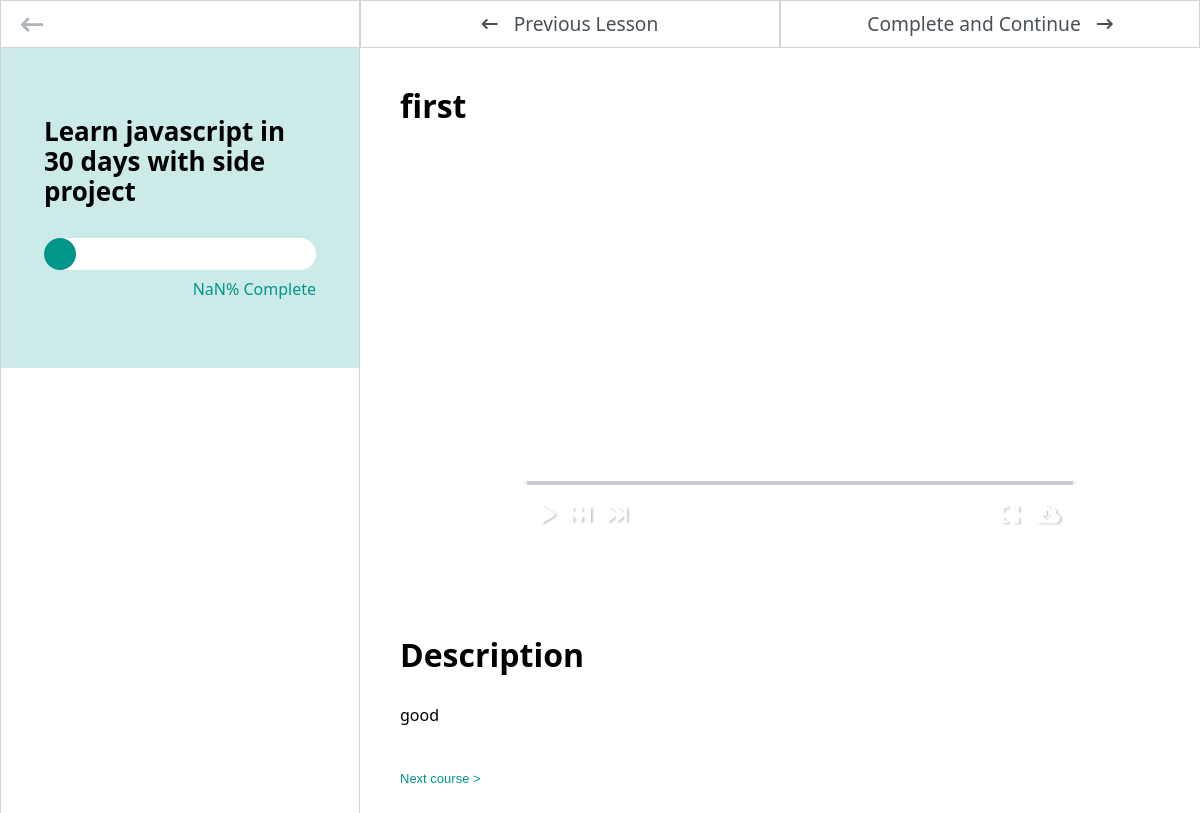
Page /cours/javascript/ on the earlier database version.
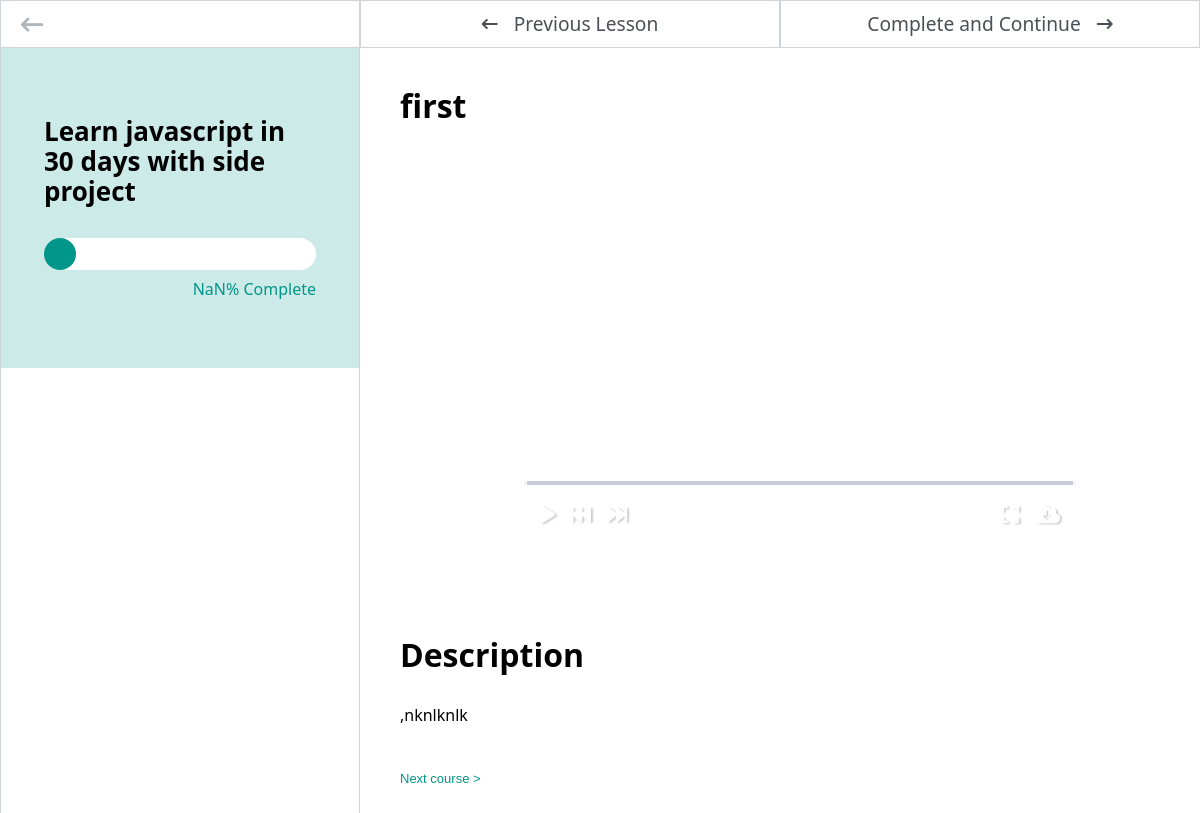
Same page on the later database version.
### compte/models.py (models this page shows)
class Video_cour(models.Model):
    type=models.CharField(max_length=100,primary_key=True)
    title1 = models.CharField(max_length=100)
    description1 = models.TextField()
    video1 = models.FileField(upload_to='videos/')
    title2 = models.CharField(max_length=100)
    description2 = models.TextField()
    video2 = models.FileField(upload_to='videos/')
    title3 = models.CharField(max_length=100)
    description3 = models.TextField()
    video3= models.FileField(upload_to='videos/')
    title4 = models.CharField(max_length=100)
    description4 = models.TextField()
    video4 = models.FileField(upload_to='videos/')
    title5 = models.CharField(max_length=100)
    description5 = models.TextField()
    video5 = models.FileField(upload_to='videos/')
    name_all = models.ForeignKey(cour, on_delete=models.CASCADE)

### compte/views.py (the view)
# urls.py: path('cours/<str:slug>/',views.cours,name="cours")
def cours(request,slug):
  cour1= get_object_or_404(Video_cour,name_all=slug)
  return render(request,'watch.html',context={"cour":cour1})

### compte/templates/watch.html (shortened to what this page needs)
{% load static %}
<!DOCTYPE html>
<html lang="en">
    <head>
        <link rel="stylesheet" href="{% static 'css/watch.css' %}" />
        <link rel="stylesheet" href="{% static 'css/normalize.css' %}" />
        <link rel="stylesheet" href="{% static 'css/style.css'%}" />
        <link rel="stylesheet"
            href="https://cdnjs.cloudflare.com/ajax/libs/font-awesome/6.4.0/css/all.min.css"
 />
    </head>
    <body>
        <main>
            <header>
                <div class="steps">
                    <div class="steps-back">
                        <i class="fa-solid fa-arrow-left-long"></i>
                    </div>
                </div>
                <div class="move">
                    <div class="move-back">
                        <i class="fa-solid fa-arrow-left-long"></i>
                        Previous Lesson
                    </div>
                    <div class="move-next">
                        Complete and Continue
                        <i class="fa-solid fa-arrow-right-long"></i>
                    </div>
                </div>
            </header>
            <section class="details">
                <section class="details-steps">
                    <div class="details-about">
                        <h1>
                            Learn javascript in 30 days with side project
                        </h1>
                        <div class="details-about-progress">
                            <div class="progress"></div>
                            <span>0% Complete</span>
                        </div>
                    </div>
                </section>
                <div class="infos">
                    <section class="details-info" aria-hidden="false" data-number="1">
                        <h1>{{cour.title1}}</h1>
                        <div class="videoBox">
                            <video onclick="play(event)"
                                src="{{cour.video1.url}}"
                                id="video"></video>
                            <div class="controls">
                                <div class="timeline">
                                    <div class="bar">
                                    </div>
                                </div>
                                <div class="timeline-controle">
                                    <div class="timeline-controle-left">
                                        <button onclick="play(event)"><i
                                                class="fa fa-play"></i></button>
                                        <button onclick="rewind(event)"><i
                                                class="fa fa-fast-backward"></i></button>
                                        <button onclick="forward(event)"><i
                                                class="fa fa-fast-forward"></i></button>
                                    </div>
                                    <div class="timeline-controle-right">
                                        <button onclick="fullScreen(event)"><i
                                                class="fa fa-expand"></i></button>
                                        <button onclick="download(event)"><i
                                                class="fa fa-cloud-download"></i></button>
                                    </div>
                                </div>
                            </div>
                        </div>
                        <div class="description">
                            <h1>Description</h1>
                            <p>{{cour.description1}}</p>
                            <button class="next-course">Next course ></button>
                        </div>
                    </section>
                </div>
            </section>
        </main>
    </body>
</html>

### static/css/style.css (style rules this page uses)
:root { --bs-blue: #0d6efd; --bs-indigo: #6610f2; --bs-purple: #6f42c1; --bs-pink: #d63384; --bs-red: #dc3545; --bs-orange: #fd7e14; --bs-yellow: #ffc107; --bs-green: #198754; --bs-teal: #20c997; --bs-cyan: #0dcaf0; --bs-black: #000; --bs-white: #fff; --bs-gray: #6c757d; --bs-gray-dark: #343a40; --bs-gray-100: #f8f9fa; --bs-gray-200: #e9ecef; --bs-gray-300: #dee2e6; --bs-gray-400: #ced4da; --bs-gray-500: #adb5bd; --bs-gray-600: #6c757d; --bs-gray-700: #495057; --bs-gray-800: #343a40; --bs-gray-900: #212529; --bs-primary: #0d6efd; --bs-secondary: #6c757d; --bs-success: #198754; --bs-info: #0dcaf0; --bs-warning: #ffc107; --bs-danger: #dc3545; --bs-light: #f8f9fa; --bs-dark: #212529; --bs-primary-rgb: 13, 110, 253; --bs-secondary-rgb: 108, 117, 125; --bs-success-rgb: 25, 135, 84; --bs-info-rgb: 13, 202, 240; --bs-warning-rgb: 255, 193, 7; --bs-danger-rgb: 220, 53, 69; --bs-light-rgb: 248, 249, 250; --bs-dark-rgb: 33, 37, 41; --bs-white-rgb: 255, 255, 255; --bs-black-rgb: 0, 0, 0; --bs-body-color-rgb: 33, 37, 41; --bs-body-bg-rgb: 255, 255, 255; --bs-font-sans-serif: system-ui, -apple-system, "Segoe UI", Roboto, "Helvetica Neue", "Noto Sans", "Liberation Sans", Arial, sans-serif, "Apple Color Emoji", "Segoe UI Emoji", "Segoe UI Symbol", "Noto Color Emoji"; --bs-font-monospace: SFMono-Regular, Menlo, Monaco, Consolas, "Liberation Mono", "Courier New", monospace; --bs-gradient: linear-gradient( 180deg, hsla(0, 0%, 100%, 0.15), hsla(0, 0%, 100%, 0) ); --bs-body-font-family: var(--bs-font-sans-serif); --bs-body-font-size: 1rem; --bs-body-font-weight: 400; --bs-body-line-height: 1.5; --bs-body-color: #212529; --bs-body-bg: #fff; --bs-border-width: 1px; --bs-border-style: solid; --bs-border-color: #dee2e6; --bs-border-color-translucent: rgba(0, 0, 0, 0.175); --bs-border-radius: 0.375rem; --bs-border-radius-sm: 0.25rem; --bs-border-radius-lg: 0.5rem; --bs-border-radius-xl: 1rem; --bs-border-radius-2xl: 2rem; --bs-border-radius-pill: 50rem; --bs-link-color: #0d6efd; --bs-link-hover-color: #0a58ca; --bs-code-color: #d63384; --bs-highlight-bg: #fff3cd; }
body { width: 100%; padding: 0; margin: 0; box-sizing: border-box; font-family: var(--bs-body-font-family); overflow-x: hidden; overflow-y: visible; }

Differences in the rows shown:
changed Video_cour "first": description1 "good" → ",nknlknlk"
